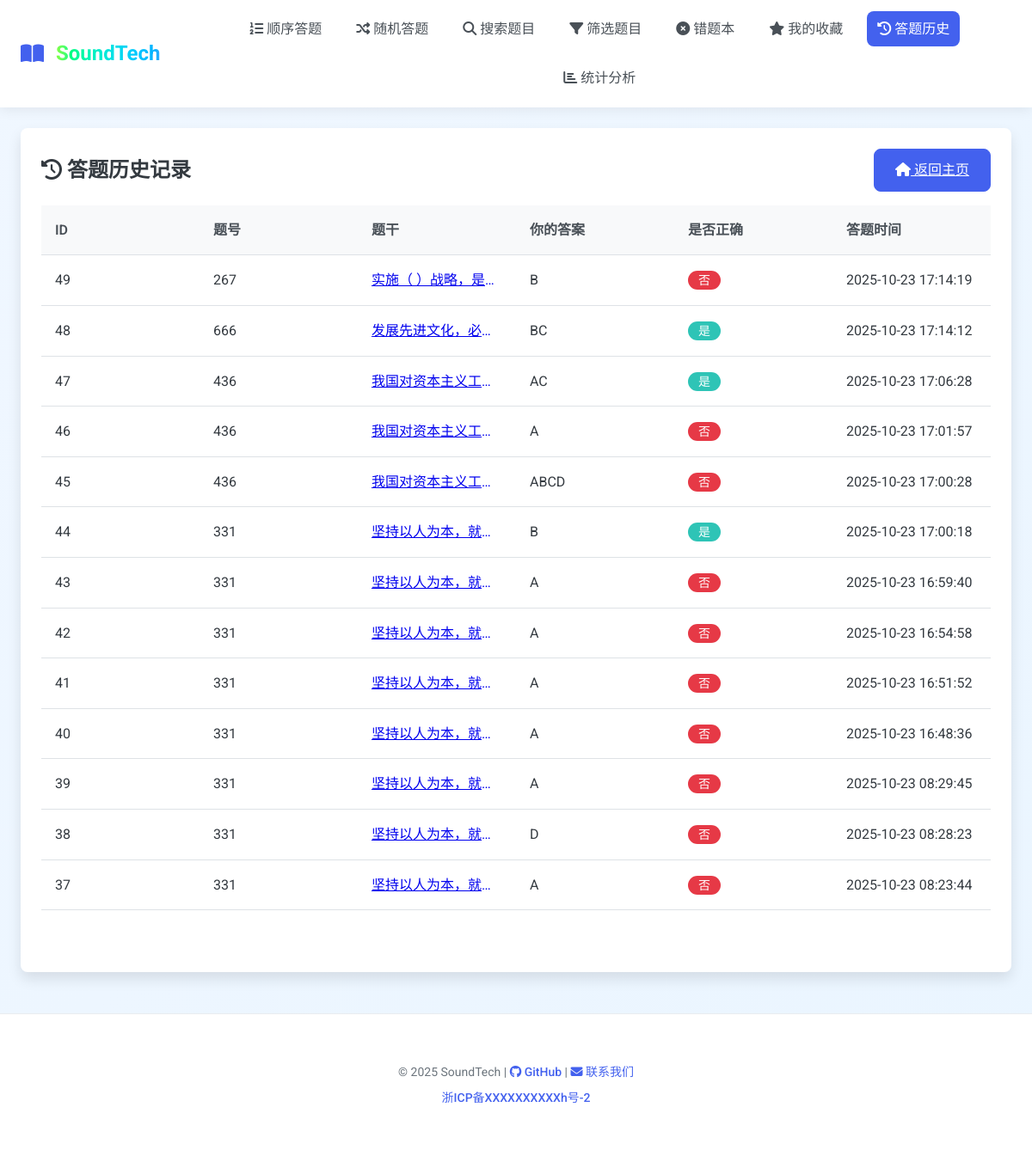
Page /history (signed in) on the earlier database version.
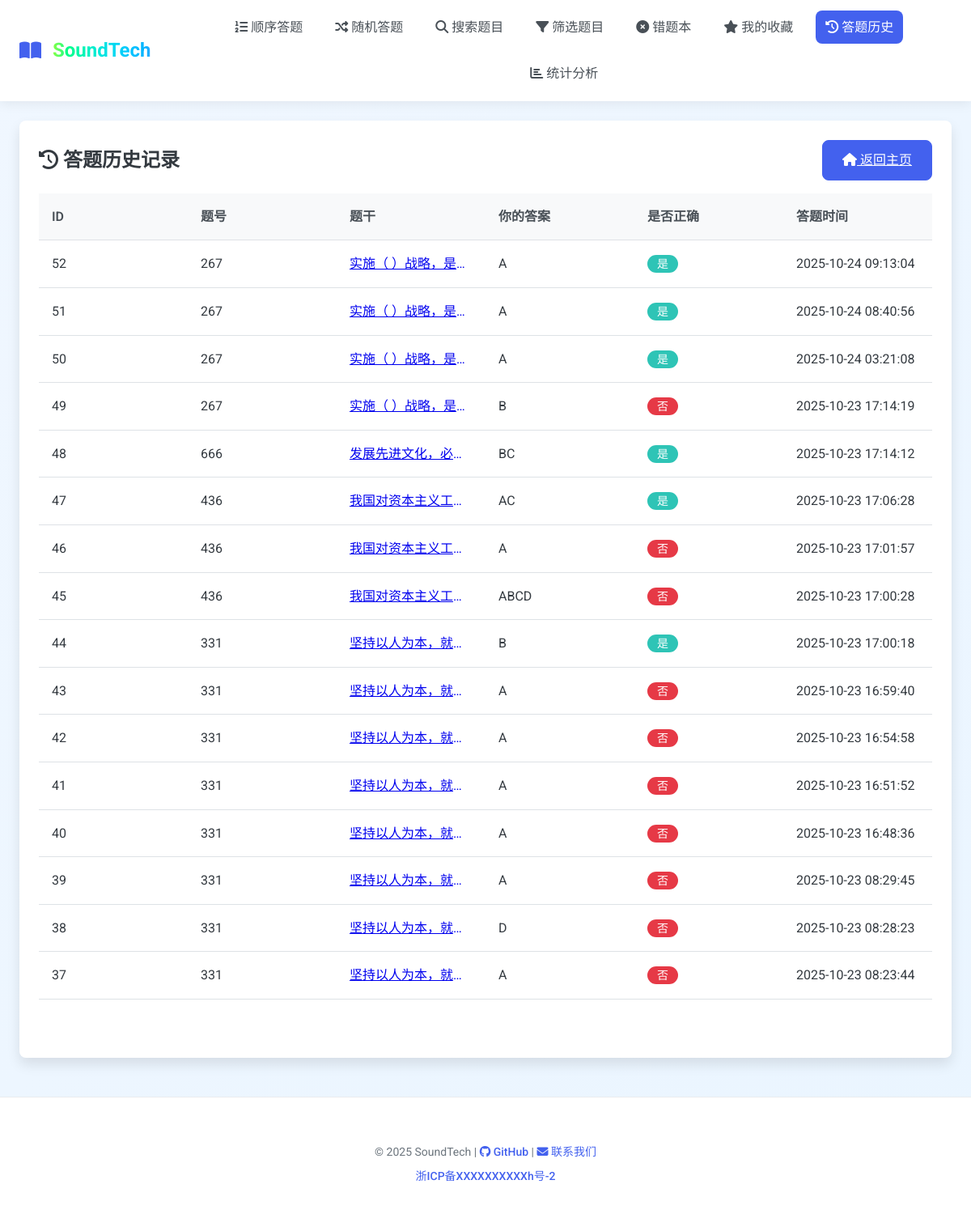
Same page on the later database version.
### tables this page shows
CREATE TABLE history (
        id INTEGER PRIMARY KEY AUTOINCREMENT,
        user_id INTEGER NOT NULL,
        question_id TEXT NOT NULL,
        user_answer TEXT NOT NULL,
        correct INTEGER NOT NULL,
        timestamp DATETIME DEFAULT CURRENT_TIMESTAMP,
        FOREIGN KEY (user_id) REFERENCES users(id)
    );

CREATE TABLE questions (
        id TEXT PRIMARY KEY,
        stem TEXT NOT NULL,
        answer TEXT NOT NULL,
        difficulty TEXT,
        qtype TEXT,
        category TEXT,
        options TEXT, -- JSON stored options
        created_at DATETIME DEFAULT CURRENT_TIMESTAMP
    );

### app.py (the view)
@app.route("/history")
@login_required
def show_history():
    user_id = get_user_id()
    rows = show_history_util(user_id)
    history_data = []
    for row in rows:
        q = fetch_question(row['question_id'])
        stem = q['stem'] if q else "题目已删除"
        history_data.append({
            "id": row['id'],
            "question_id": row['question_id'],
            "stem": stem,
            "user_answer": row['user_answer'],
            "correct": row['correct'],
            "timestamp": row['timestamp']
        })
    return render_template("history.html", history=history_data)

### app.py (called while the page is built)
@app.before_request
def log_request_info():
    if request.endpoint not in ['static']:
        app.logger.debug(f"请求: {request.method} {request.url} - IP: {request.remote_addr} - User-Agent: {request.headers.get('User-Agent', 'Unknown')}")

@app.after_request
def log_response_info(response):
    if request.endpoint not in ['static']:
        app.logger.debug(f"响应: {response.status_code} - {request.method} {request.url}")
    return response

### handlers/authentication.py (called while the page is built)
def login_required(function):
    @wraps(function)
    def decorated_function(*args, **kwargs):
        if not is_logged_in():
            flash("请先登录后再访问该页面", "error")
            return redirect(url_for("login", next=request.url))
        return function(*args, **kwargs)
    return decorated_function

def is_logged_in() -> bool:
    return "user_id" in session

def get_user_id() -> int:
    return session.get("user_id")

### handlers/database.py (called while the page is built)
def get_db() -> sqlite3.Connection:
    conn = sqlite3.connect("./static/database.db")
    conn.row_factory = sqlite3.Row
    return conn

def fetch_question(qid):
    conn = get_db()
    cursor = conn.cursor()
    cursor.execute('SELECT * FROM questions WHERE id=?', (qid,))
    row = cursor.fetchone()
    cursor.close()
    conn.close()
    if row:
        return {
            "id": row['id'],
            "stem": row['stem'],
            "answer": row['answer'],
            "difficulty": row['difficulty'],
            "type": row['qtype'],
            "category": row['category'],
            "options": json.loads(row['options'])
        }
    else:
        return None

def show_history_util(user_id):
    conn = get_db()
    cursor = conn.cursor()
    cursor.execute('SELECT * FROM history WHERE user_id=? ORDER BY timestamp DESC', (user_id,))
    rows = cursor.fetchall()
    cursor.close()
    conn.close()
    return rows

### templates/history.html (shortened to what this page needs)
{% extends 'base.html' %}
{% block content %}
<div class="card">
    <div class="card-title d-flex justify-content-between align-items-center">
        <div>
            <i class="fas fa-history"></i> 答题历史记录
        </div>
        <a href="{{ url_for('index') }}" class="btn btn-primary">
            <i class="fas fa-home"></i> 返回主页
        </a>
    </div>
    {% if history %}
    <div class="table-container">
        <table class="table">
            <thead>
                <tr>
                    <th>ID</th>
                    <th>题号</th>
                    <th>题干</th>
                    <th>你的答案</th>
                    <th>是否正确</th>
                    <th>答题时间</th>
                </tr>
            </thead>
            <tbody>
                {% for record in history %}
                <tr>
                    <td>{{ record.id }}</td>
                    <td>{{ record.question_id }}</td>
                    <td><a href="{{ url_for('show_question', qid=record.question_id) }}" class="question-text-truncate" title="{{ record.stem }}">{{ record.stem }}</a></td>
                    <td>{{ record.user_answer }}</td>
                    <td>
                        {% if record.correct == 1 %}
                        <span class="badge badge-success">是</span>
                        {% else %}
                        <span class="badge badge-danger">否</span>
                        {% endif %}
                    </td>
                    <td>{{ record.timestamp }}</td>
                </tr>
                {% endfor %}
            </tbody>
        </table>
    </div>
    {% else %}
    <div class="alert alert-info">
        <i class="fas fa-info-circle"></i> 你还没有任何答题历史记录。
    </div>
    {% endif %}
</div>
{% endblock %}

### templates/base.html (shortened to what this page needs)
<!DOCTYPE html>
<html lang="zh-CN">
<head>
    <link rel="stylesheet" href="{{ url_for('static', filename='style.css') }}">
    <link rel="stylesheet" href="https://cdnjs.cloudflare.com/ajax/libs/font-awesome/6.4.0/css/all.min.css">
</head>
<body>
    <nav>
        <div class="nav-left">
            <a href="{{ url_for('index') }}" class="nav-logo">
                <i class="fas fa-book-open"></i>&nbsp;<article>SoundTech</article>
            </a>
        </div>
        <div class="nav-links" id="navLinks">
            <a href="{{ url_for('sequential_start') }}" class="nav-link{% if request.path == url_for('sequential_start') %} active{% endif %}">
                <i class="fas fa-list-ol"></i> 顺序答题
            </a>
            <a href="{{ url_for('random_question') }}" class="nav-link{% if request.path == url_for('random_question') %} active{% endif %}">
                <i class="fas fa-random"></i> 随机答题
            </a>
            <a href="{{ url_for('search') }}" class="nav-link{% if request.path == url_for('search') %} active{% endif %}">
                <i class="fas fa-search"></i> 搜索题目
            </a>
            <a href="{{ url_for('filter_questions') }}" class="nav-link{% if request.path == url_for('filter_questions') %} active{% endif %}">
                <i class="fas fa-filter"></i> 筛选题目
            </a>
            <a href="{{ url_for('wrong_questions') }}" class="nav-link{% if request.path == url_for('wrong_questions') %} active{% endif %}">
                <i class="fas fa-times-circle"></i> 错题本
            </a>
            <a href="{{ url_for('show_favorites') }}" class="nav-link{% if request.path == url_for('show_favorites') %} active{% endif %}">
                <i class="fas fa-star"></i> 我的收藏
            </a>
            <a href="{{ url_for('show_history') }}" class="nav-link{% if request.path == url_for('show_history') %} active{% endif %}">
                <i class="fas fa-history"></i> 答题历史
            </a>
            <a href="{{ url_for('statistics') }}" class="nav-link{% if request.path == url_for('statistics') %} active{% endif %}">
                <i class="fas fa-chart-bar"></i> 统计分析
            </a>
        </div>
    </nav>
    <main class="container">
        {% block content %}{% endblock %}
    </main>
    <footer class="footer">
        <div class="container">
            <p class="footer-text">
                &copy; {{ current_year|default(2025) }} SoundTech |
                <a href="https://github.com/C32-SoundTech" class="footer-link" target="_blank">
                    <i class="fab fa-github"></i> GitHub
                </a> |
                <a href="mailto:2312190131@pop.zjgsu.edu.cn" class="footer-link">
                    <i class="fas fa-envelope"></i> 联系我们
                </a>
            </p>
            <p class="footer-text mt-1">
                <a href="https://beian.miit.gov.cn/" target="_blank" class="footer-link">浙ICP备XXXXXXXXXXh号-2</a>
            </p>
        </div>
    </footer>
</body>
</html>

### templates/base.html (style rules this page uses)
article { -webkit-animation: gradient-change 2s linear infinite alternate; animation: gradient-change 2s linear infinite alternate; background: linear-gradient( to right in oklch, var(--color-1), var(--color-2) ); -webkit-background-clip: text; -webkit-text-fill-color: transparent; background-clip: text; color: transparent; }

Differences in the rows shown:
added history: question_id "267", timestamp "2025-10-24 09:13:04"
added history: question_id "267", timestamp "2025-10-24 08:40:56"
added history: question_id "267", timestamp "2025-10-24 03:21:08"
Other differences:
new list line: "52 A 是"
new list line: "实施（ ）战略，是…"
new list line: "51 A 是"
new list line: "50 A 是"
